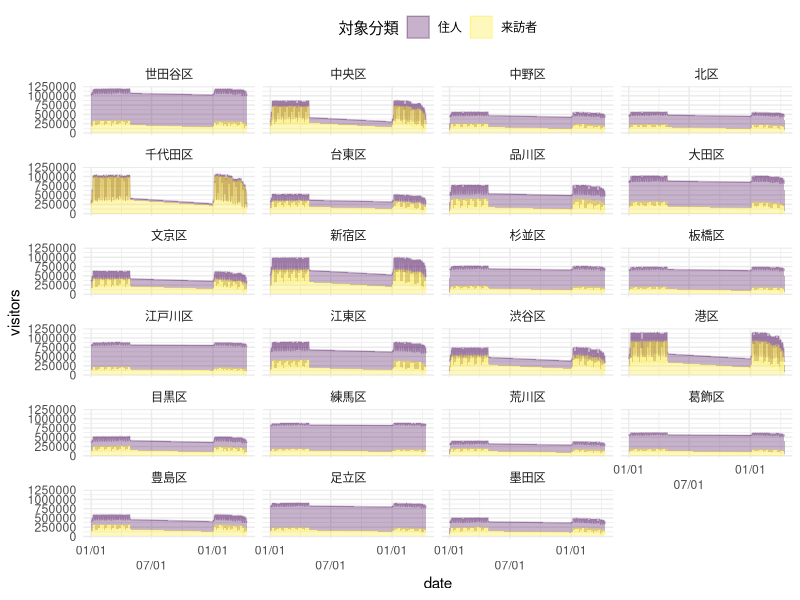

This figure's R source:
## ---- chunk 1
knitr::opts_chunk$set(
  collapse = TRUE,
  comment = "#>"
)
## ---- chunk 2
library(readr)
library(ggplot2)
## ---- chunk 3
d <- readr::read_csv(here::here("data/data.csv"))
## ---- chunk 4
ggplot(d, aes(date, visitors, colour = 対象分類, fill = 対象分類)) +
  geom_area() +
  facet_wrap(vars(エリア), ncol = 4) +
  scale_colour_viridis_d(alpha = 0.3, aesthetics = c("colour", "fill")) +
  scale_x_date(guide = guide_axis(n.dodge = 2), date_labels = "%m/%d") +
  theme_minimal() +
  theme(legend.position = "top")
